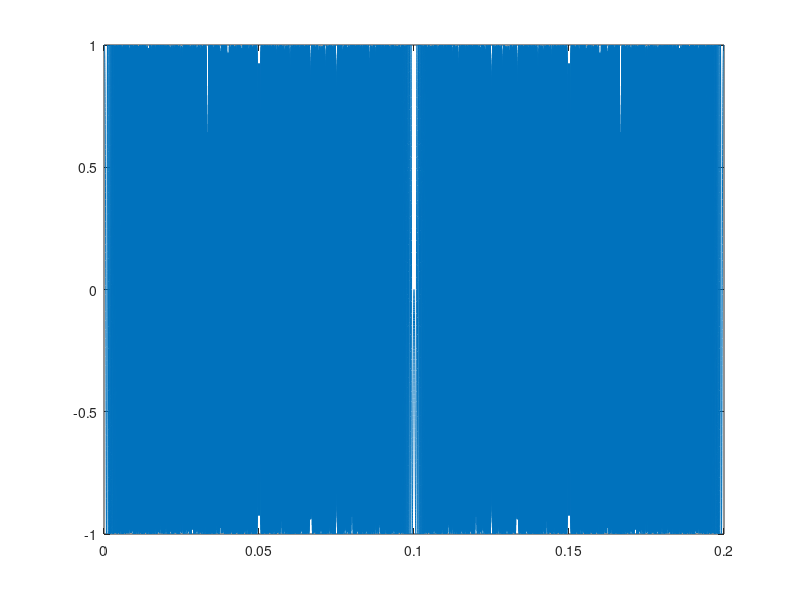

Recreate this plot in MATLAB. (Note: this script raises an error after producing the figure.)
clear;close all;clc;

fs = 160e3;
Np = 1e4;
f0 = 50e3;
Tp = 1/f0;
Ts = Np*Tp;

t = 0:1/fs:Ts-1/fs;
y = chirp(t, 1e-6, t(end), 2*160e3, 'logarithmic');
y = chirp(t, 1e-6, t(end), 2*160e3, 'quadratic');
y = chirp(t, 1e-6, t(end), 2*160e3, 'linear');
% spectrogram(y)

figure(1)
plot(t,y)
figure(2)
pspectrum(y, fs, 'spectrogram')
figure(3)
plot_freq_spectrum(y, fs, 0, 0, 1, 1,1)
